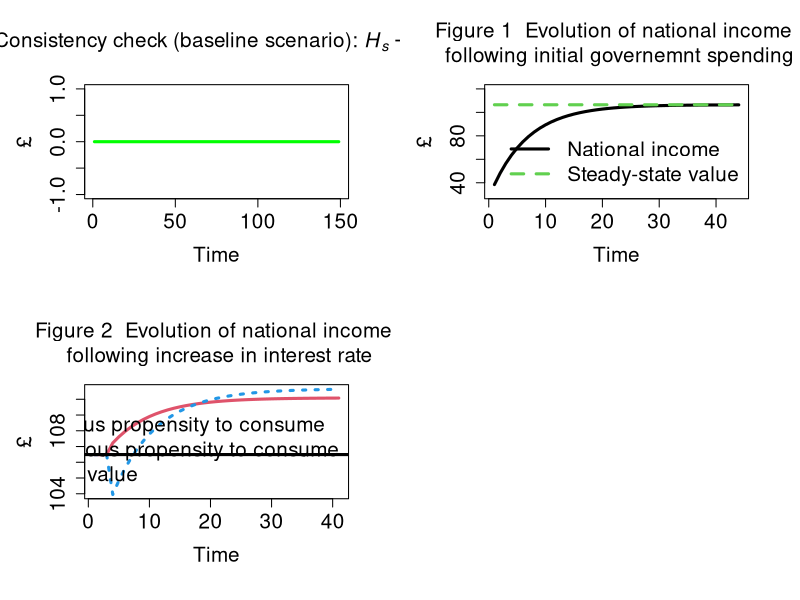

The R source for this figure:
# Model PC for R (from scratch): main code
# from Wynne Godley and Marc Lavoie
# Monetary Economics
# Chapter 4 

# Version: 30 May 2019; revised: 7 November 2023

################################################################################

#STEP 1: PREPARE THE WORK-SPACE

#Clear environment
rm(list=ls(all=TRUE))

#Clear plots
if(!is.null(dev.list())) dev.off()

#Clear console
cat("\014")

#Number of periods
nPeriods = 150

#Number of scenarios
nScenarios=3 


################################################################################

#STEP 2: SET THE COEFFICIENTS (EXOGENOUS VARIABLES AND PARAMETERS)
alpha11=0.65 #Autonomous propensity to consume out of income
alpha12=2 #Elasticity of consumption propensity to interest rate
alpha2=0.4 #Propensity to consume out of wealth
lambda0 = 0.635 #Autonomous share of bills
lambda1 = 5 #Elasticity of bills demand to interest rate
lambda2 = 0.01 #Elasticity of bills demand to yd/v
theta=0.2 #Tax rate on income
r_bar=matrix(data=0.025,nrow=nScenarios,ncol=nPeriods) #Interest rate as policy instrument

################################################################################

#STEP 3: CREATE VARIABLES AND ATTRIBUTE INITIAL VALUES
b_cb=matrix(data=0,nrow=nScenarios,ncol=nPeriods)#Government bills held by Central Bank
b_h=matrix(data=0,nrow=nScenarios,ncol=nPeriods) #Government bills held by households
b_s=matrix(data=0,nrow=nScenarios,ncol=nPeriods) #Government bills supplied by government
cons=matrix(data=0,nrow=nScenarios,ncol=nPeriods) #Consumption
g=matrix(data=0,nrow=nScenarios,ncol=nPeriods) #Government expenditure
h_h=matrix(data=0,nrow=nScenarios,ncol=nPeriods) #Cash money held by households
h_s=matrix(data=0,nrow=nScenarios,ncol=nPeriods) #Cash money supplied by central bank
r=matrix(data=r_bar,nrow=nScenarios,ncol=nPeriods) #Interest rate on government bills
t=matrix(data=0,nrow=nScenarios,ncol=nPeriods) #Taxes
v=matrix(data=0,nrow=nScenarios,ncol=nPeriods) #Households wealth
y=matrix(data=0,nrow=nScenarios,ncol=nPeriods) #Income = GDP
y_star=matrix(data=0,nrow=nScenarios,ncol=nPeriods) #Steady state GDP
yd=matrix(data=0,nrow=nScenarios,ncol=nPeriods) #Disposable income of households
alpha1=matrix(data=0.6,nrow=nScenarios,ncol=nPeriods) #Endogenous propensity to consume out of income

################################################################################

#STEP 4: RUN THE MODEL

#STEP 4.A: DEFINE THE LOOPS

#Choose scenario
for (j in 1:nScenarios){
  
  #Define time loop
  for (i in 2:nPeriods){
    
    #Define iterations
    for (iterations in 1:100){
      
      
      #STEP 4.B: ADD ALTERNATIVE SCENARIOS  
      
      #Initial shock to government spending
      if (i>=2){g[j,i]=20}
      
      #Scenario 2: shock to interest rate
      if (i>=102 && j==2){r_bar[j,i]=0.035}
      
      #Scenario 3: shock to interest rate with endogenous propensity to consume 
      if (i>=102 && j==3){r_bar[j,i]=0.035}
      
      
      #STEP 4.C: DEFINE THE SYSTEM OF EQUATIONS            
      
      #Determination of output - eq. 4.1
      y[j,i] = cons[j,i] + g[j,i]
      
      #Disposable income - eq. 4.2
      yd[j,i] = y[j,i] - t[j,i] + r[j,i-1]*b_h[j,i-1]
      
      #Tax payments - eq. 4.3
      t[j,i] = theta*(y[j,i] + r[j,i-1]*b_h[j,i-1])
      
      #Wealth accumulation - eq. 4.4
      v[j,i] = v[j,i-1] + (yd[j,i] - cons[j,i])
      
      #Consumption function - eq. 4.5
      cons[j,i] = alpha1[j,i]*yd[j,i] + alpha2*v[j,i-1]
      
      #Endogenous propensity to consume out of income ***
      if (j==3){ alpha1[j,i] = alpha11 - alpha12*r[j,i-1] }
      
      #Cash money - eq. 4.6
      h_h[j,i] = v[j,i] - b_h[j,i]
      
      #Demand for government bills - eq. 4.7
      b_h[j,i] = v[j,i]*(lambda0 + lambda1*r[j,i] - lambda2*(yd[j,i]/v[j,i]))
      
      #Supply of government bills - eq. 4.8
      b_s[j,i] = b_s[j,i-1] + (g[j,i] + r[j,i-1]*b_s[j,i-1]) - (t[j,i] + r[j,i-1]*b_cb[j,i-1])
      
      #Supply of cash - eq. 4.9
      h_s[j,i] = h_s[j,i-1] + b_cb[j,i] - b_cb[j,i-1]
      
      #Government bills held by the central bank - eq. 4.10
      b_cb[j,i] = b_s[j,i] - b_h[j,i]
      
      #Interest rate as policy instrument - eq. 4.11
      r[j,i] = r_bar[j,i]
      
      #Additional equation: steady-state GDP
      y_star[j,i] = (g[j,i]+r[j,i]*64.86478*(1-theta))/theta
      
      }
    }
  }

################################################################################

#STEP 5: CONSISTENCY CHECK (REDUNDANT EQUATION)

#Create consistency statement 
aerror=0
error=0
for (i in 2:(nPeriods-1)){error = error + (h_s[1,i]-h_h[1,i])^2}
aerror = error/nPeriods
if ( aerror<0.01 ){cat(" *********************************** \n Good news! The model is watertight! \n", "Average error =", aerror, "< 0.01 \n", "Cumulative error =", error, "\n ***********************************")} else{
  if ( aerror<1 && aerror<1 ){cat(" *********************************** \n Minor issues with model consistency \n", "Average error =", aerror, "> 0.01 \n", "Cumulative error =", error, "\n ***********************************")}
  else{cat(" ******************************************* \n Warning: the model is not fully consistent! \n", "Average error =", aerror, "> 1 \n", "Cumulative error =", error, "\n *******************************************")} }      

#Plot redundant equation
layout(matrix(c(1,2,3,4), 2, 2, byrow = TRUE))
par(mar = c(5.1+1, 4.1+1, 4.1+1, 2.1+1))
plot(h_s[1,2:nPeriods]-h_h[1,2:nPeriods], type="l", col="green",lwd=3,lty=1,font.main=1,cex.main=1.5,
     main=expression("Consistency check (baseline scenario): " * italic(H[phantom("")]["s"]) - italic(H[phantom("")]["h"])),
     cex.axis=1.5,cex.lab=1.5,ylab = '£',
     xlab = 'Time',ylim = range(-1,1))

################################################################################

#STEP 6: CREATE AND DISPLAY GRAPHS

#Set layout
#layout(matrix(c(1,2), 1, 2, byrow = TRUE))
par(mar = c(5.1+1, 4.1+1, 4.1+1, 2.1+1))

#Figure 1
plot(y[1,2:45],type="l",col="1",lwd=3,lty=1,font.main=1,cex.main=1.5,cex.axis=1.5,cex.lab=1.5,
     main="Figure 1  Evolution of national income \n following initial governemnt spending",
     ylab = '£',xlab = 'Time',ylim=range(30,120))
lines(y_star[1,2:45],type="l",lwd=3,lty=2,col="3")
legend("bottomright",c("National income","Steady-state value"),  bty = "n",
       cex = 1.5, lty=c(1,2), lwd=c(3,3), col = c(1,3), box.lwd=0)

#Figure 2
plot(y[2,100:140],type="l",col="2",lwd=3,lty=1,font.main=1,cex.main=1.5,cex.axis=1.5,cex.lab=1.5,
     main="Figure 2  Evolution of national income \n following increase in interest rate",
     ylab = '£',xlab = 'Time',ylim=range(min(y[3,100:150]),max(y[3,100:150])))
lines(y[3,100:140],type="l",lwd=3,lty=3,col="4")
abline(h=106.49,col="1",lwd=3) 
legend("bottomright",c("Exogenous propensity to consume","Endogenous propensity to consume","Baseline value"),  bty = "n",
       cex = 1.5, lty=c(1,3,1), lwd=c(3,3,3), col = c(2,4,1), box.lwd=0)
